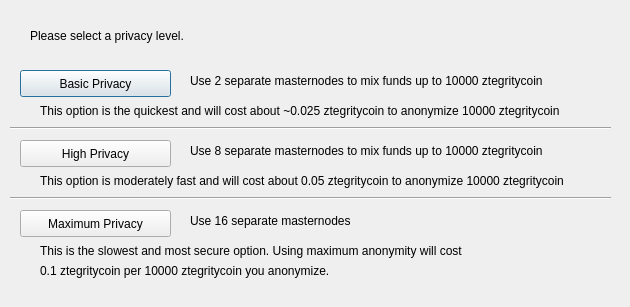
<?xml version="1.0" encoding="UTF-8"?>
<ui version="4.0">
 <class>ObfuscationConfig</class>
 <widget class="QDialog" name="ObfuscationConfig">
  <property name="geometry">
   <rect>
    <x>0</x>
    <y>0</y>
    <width>630</width>
    <height>307</height>
   </rect>
  </property>
  <property name="windowTitle">
   <string>Configure Obfuscation</string>
  </property>
  <widget class="QPushButton" name="buttonBasic">
   <property name="geometry">
    <rect>
     <x>20</x>
     <y>70</y>
     <width>151</width>
     <height>27</height>
    </rect>
   </property>
   <property name="text">
    <string>Basic Privacy</string>
   </property>
  </widget>
  <widget class="QPushButton" name="buttonHigh">
   <property name="geometry">
    <rect>
     <x>20</x>
     <y>140</y>
     <width>151</width>
     <height>27</height>
    </rect>
   </property>
   <property name="text">
    <string>High Privacy</string>
   </property>
  </widget>
  <widget class="QPushButton" name="buttonMax">
   <property name="geometry">
    <rect>
     <x>20</x>
     <y>210</y>
     <width>151</width>
     <height>27</height>
    </rect>
   </property>
   <property name="text">
    <string>Maximum Privacy</string>
   </property>
  </widget>
  <widget class="QLabel" name="label">
   <property name="geometry">
    <rect>
     <x>30</x>
     <y>20</y>
     <width>571</width>
     <height>31</height>
    </rect>
   </property>
   <property name="text">
    <string>Please select a privacy level.</string>
   </property>
  </widget>
  <widget class="QLabel" name="label_2">
   <property name="geometry">
    <rect>
     <x>190</x>
     <y>70</y>
     <width>421</width>
     <height>21</height>
    </rect>
   </property>
   <property name="text">
    <string>Use 2 separate masternodes to mix funds up to 10000 ztegritycoin</string>
   </property>
  </widget>
  <widget class="QLabel" name="label_3">
   <property name="geometry">
    <rect>
     <x>190</x>
     <y>140</y>
     <width>411</width>
     <height>21</height>
    </rect>
   </property>
   <property name="text">
    <string>Use 8 separate masternodes to mix funds up to 10000 ztegritycoin</string>
   </property>
  </widget>
  <widget class="QLabel" name="label_4">
   <property name="geometry">
    <rect>
     <x>190</x>
     <y>210</y>
     <width>421</width>
     <height>21</height>
    </rect>
   </property>
   <property name="text">
    <string>Use 16 separate masternodes</string>
   </property>
  </widget>
  <widget class="QLabel" name="label_6">
   <property name="geometry">
    <rect>
     <x>40</x>
     <y>100</y>
     <width>561</width>
     <height>21</height>
    </rect>
   </property>
   <property name="text">
    <string>This option is the quickest and will cost about ~0.025 ztegritycoin to anonymize 10000 ztegritycoin</string>
   </property>
  </widget>
  <widget class="QLabel" name="label_7">
   <property name="geometry">
    <rect>
     <x>40</x>
     <y>170</y>
     <width>561</width>
     <height>21</height>
    </rect>
   </property>
   <property name="text">
    <string>This option is moderately fast and will cost about 0.05 ztegritycoin to anonymize 10000 ztegritycoin</string>
   </property>
  </widget>
  <widget class="QLabel" name="label_8">
   <property name="geometry">
    <rect>
     <x>40</x>
     <y>240</y>
     <width>561</width>
     <height>21</height>
    </rect>
   </property>
   <property name="text">
    <string>This is the slowest and most secure option. Using maximum anonymity will cost</string>
   </property>
  </widget>
  <widget class="QLabel" name="label_9">
   <property name="geometry">
    <rect>
     <x>40</x>
     <y>260</y>
     <width>561</width>
     <height>21</height>
    </rect>
   </property>
   <property name="text">
    <string>0.1 ztegritycoin per 10000 ztegritycoin you anonymize.</string>
   </property>
  </widget>
  <widget class="Line" name="line">
   <property name="geometry">
    <rect>
     <x>10</x>
     <y>120</y>
     <width>601</width>
     <height>16</height>
    </rect>
   </property>
   <property name="orientation">
    <enum>Qt::Horizontal</enum>
   </property>
  </widget>
  <widget class="Line" name="line_2">
   <property name="geometry">
    <rect>
     <x>10</x>
     <y>190</y>
     <width>601</width>
     <height>16</height>
    </rect>
   </property>
   <property name="orientation">
    <enum>Qt::Horizontal</enum>
   </property>
  </widget>
 </widget>
 <resources/>
 <connections/>
</ui>
